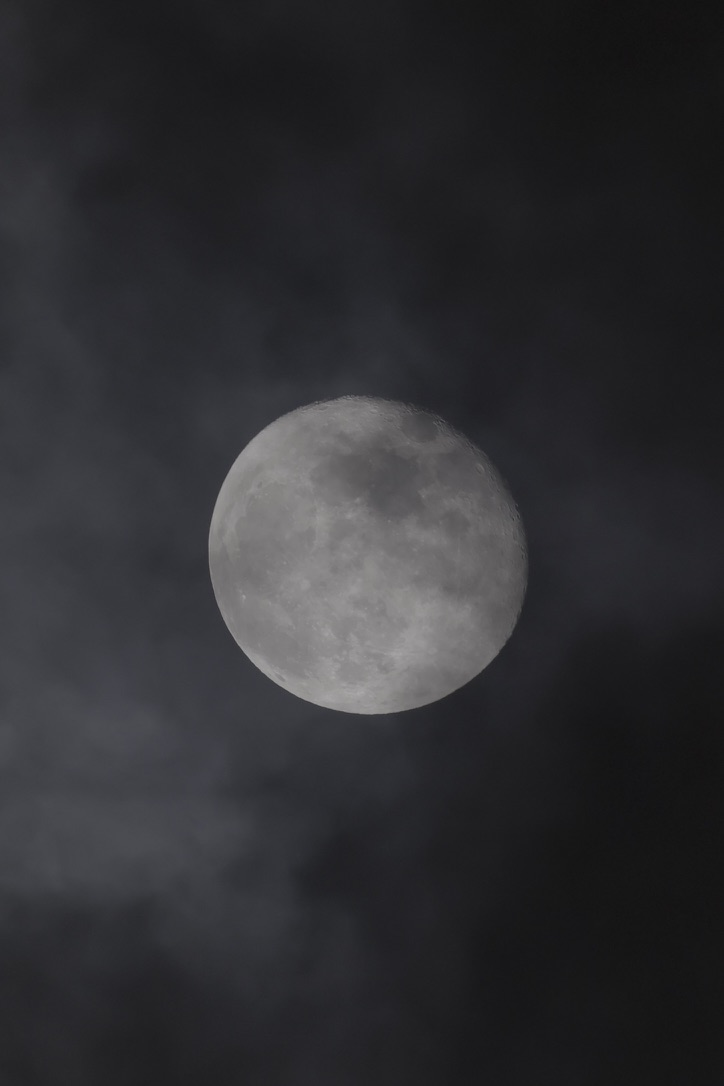
%> input picture GaussianLowpassFilters_3/Moon.jpeg, 724 x 1086 px
$ octave --eval "processImage('Moon.jpeg');"   (GNU Octave 9; MATLAB toolbox functions it lacks are replaced by stand-ins)
%> lines starting %> are read from the running program, lines starting %| are printed output that depends on the picture
### GaussianLowpassFilters_3/save_figure.m
function save_figure(picture_name)
    [~, base_name, ~] = fileparts(picture_name);
    if ~exist('result', 'dir')
        mkdir('result');
    end
    output_filename = fullfile('result', base_name + "_result.png");
    exportgraphics(gcf, output_filename, 'Resolution', 1200);
end

### GaussianLowpassFilters_3/processImage.m
function processImage(filename)
%> called with filename = 'Moon.jpeg'
% Gaussian Lowpass Filter in Frequency Domain
% HW3 - Gaussian Lowpass Filters

    [~, name, ~] = fileparts(filename);

    % Read image and convert to grayscale double
    img = imread(filename);
%> img is the input picture: size 1086x724x3 uint8; mean R, G, B 46.6, 46.6, 49.7
    if size(img, 3) == 3
        img = rgb2gray(img);
%> img: size 1086x724 uint8
    end
    img = double(img);
%> img: size 1086x724 double

    [M, N] = size(img);
%> M = 1086; N = 724
    P = 2 * M;
%> P = 2172
    Q = 2 * N;
%> Q = 1448

    % Zero padding and compute 2D DFT
    img_padded = padarray(img, [M, N], 0, 'post');
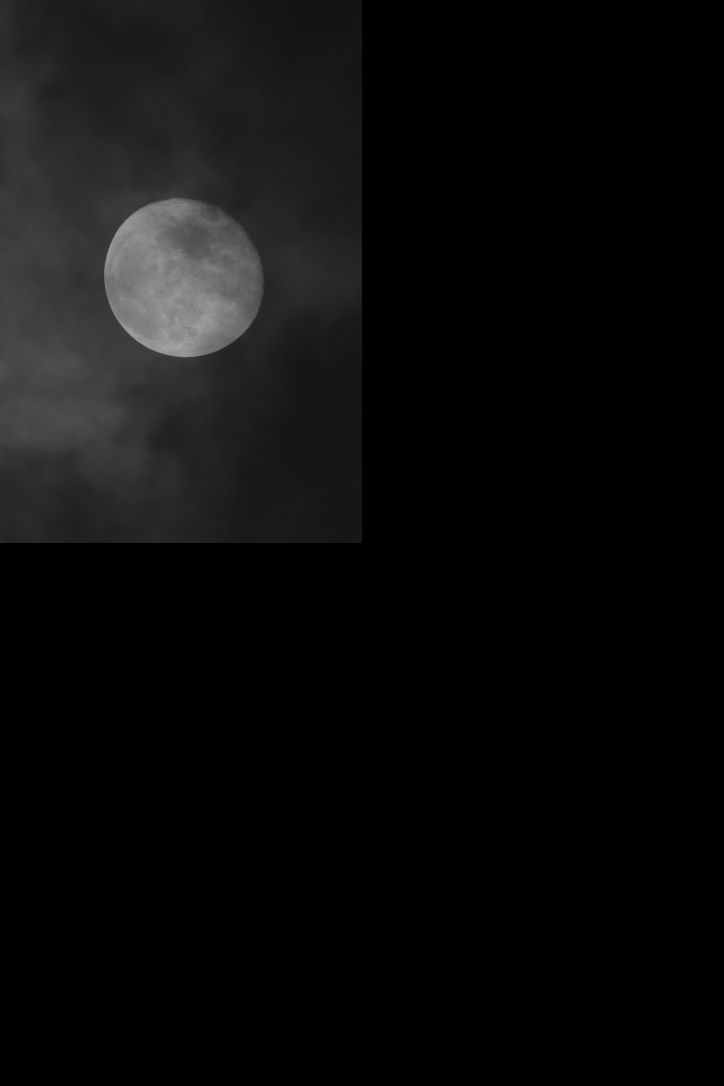
%> img_padded: size 2172x1448 double (shown at 1/2 size); min 0, max 171, mean 11.7
    F = fft2(img_padded);   % P×Q DFT
    F_shifted = fftshift(F);

    % Derive D0_list from saved filter filenames in GaussianFilterMask_2
    filter_dir = '../GaussianFilterMask_2/GaussianFilter';
    mat_files = dir(fullfile(filter_dir, 'GaussianFilter_D0_*.mat'));
    D0_list = sort(cellfun(@(s) sscanf(s, 'GaussianFilter_D0_%d.mat'), {mat_files.name}));

    figure('Name', name, 'NumberTitle', 'off');
    num_cols = length(D0_list) + 1;

    % Original image
    subplot(2, num_cols, 1);
    imshow(uint8(img));
    title('Original');

    % Log magnitude of original spectrum
    magnitude_orig = log(1 + abs(F_shifted));
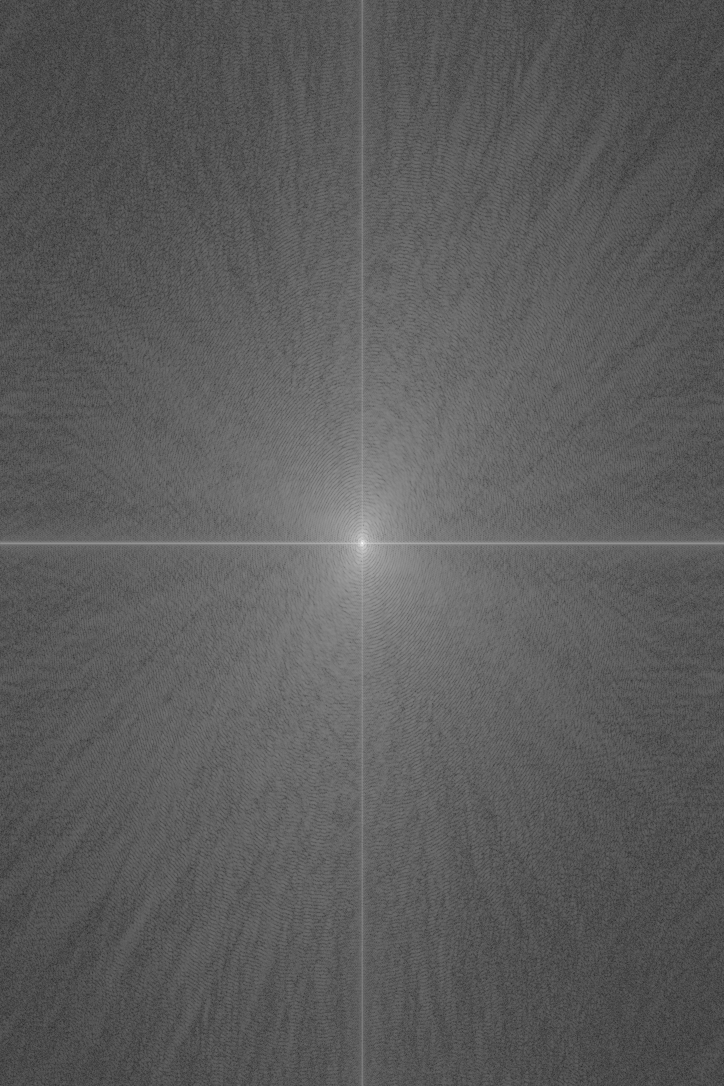
%> magnitude_orig: size 2172x1448 double (shown at 1/2 size); min 0.241, max 17.42, mean 6.47; drawn with min black and max white
    subplot(2, num_cols, num_cols + 1);
    imshow(magnitude_orig, []);
    title('Original Spectrum');
    colormap(gca, 'jet');

    for k = 1:length(D0_list)
        D0 = D0_list(k);

        % Build Gaussian filter at P×Q (padded size)
        u = ifftshift((0:P-1) - floor(P/2));
        v = ifftshift((0:Q-1) - floor(Q/2));
        [V, U] = meshgrid(v, u);
        D_pad = sqrt(U.^2 + V.^2);
        H = exp(-(D_pad.^2) / (2 * D0^2));

        % Apply filter in frequency domain
        G_shifted = H .* F_shifted;
        G = ifftshift(G_shifted);

        % Inverse DFT and crop back to original size
        g = real(ifft2(G));
        g = g(1:M, 1:N);
        g = uint8(g);

        % Display filtered image
        subplot(2, num_cols, k + 1);
        imshow(g);
        title(sprintf('D_0 = %d', D0));

        % Display filter mask spectrum
        subplot(2, num_cols, num_cols + k + 1);
        imshow(log(1 + abs(G_shifted)), []);
        title(sprintf('Filtered Spectrum (D_0=%d)', D0));
        colormap(gca, 'jet');

        fprintf('Image: %s | D0 = %3d | Output range: [%d, %d]\n', ...
            filename, D0, min(g(:)), max(g(:)));
    end

    sgtitle(['Gaussian Lowpass Filter - ', name], 'Interpreter', 'none');
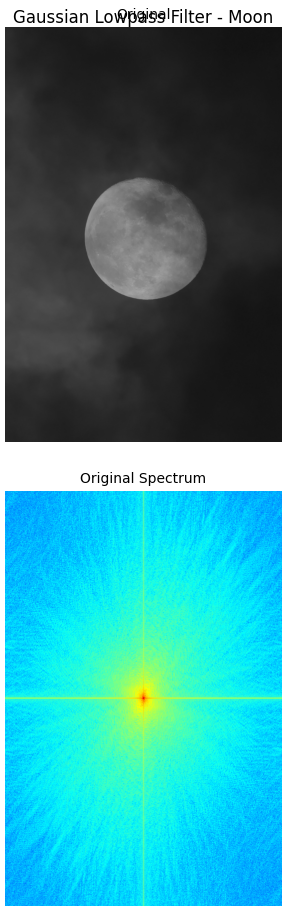
%> figure redrawn from the program's plot data, 2 panels

    save_figure(filename);

end
